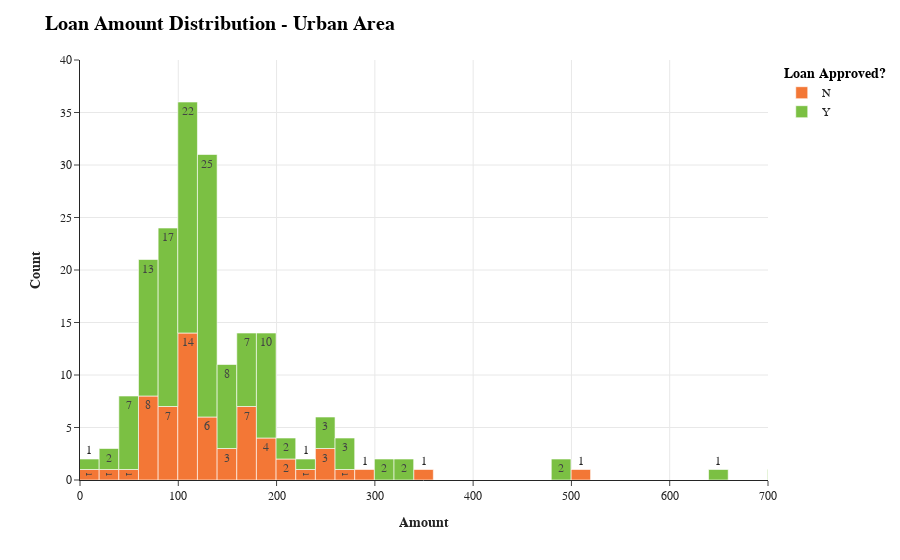
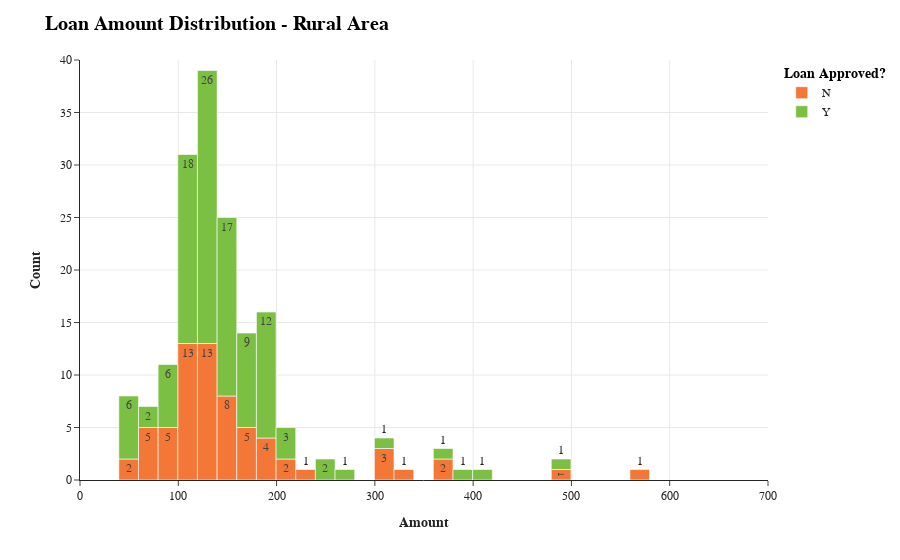

These figures' notebook cell, in order:
### Code cell
for area in ['Urban','Rural','Semiurban'] :
  bins=50
  if area == 'Urban':
    bins=40

  print('\n\n')
  fig=px.histogram(df_loan_data[df_loan_data['Property_Area']==area].sort_values('Loan_Status', ascending=True),
                   x='LoanAmount' , color='Loan_Status', nbins=bins, text_auto=True, 
                   template='simple_white', color_discrete_map ={'Y':'#7bc043', 'N':'#f37736'}) 
  fig.update_layout(bargap=0)
  fig.update_layout(yaxis_range=[0,40])
  fig.update_layout(xaxis_range=[0,700])


  fig.update_yaxes(showgrid=True)
  fig.update_xaxes(showgrid=True) 

  fig.update_layout(
      title=f'<b>Loan Amount Distribution - {area} Area</b>',
      font_family="Times New Roman",
      title_font_family="Times New Roman",
      title_font_color="#000000",
      title_font_size=20,
      xaxis_title="<b>Amount</b>",
      yaxis_title="<b>Count</b>",
      legend_title='<b>Loan Approved?</b>',
      legend_title_font_color='#000000',
      plot_bgcolor = '#ffffff'
  )
  fig.show()

### Figure 1 — Plotly figure (JSON) as saved in the notebook; plotly's stock layout.template omitted (floating-point values rounded to 4 significant figures; data arrays with more than 128 entries replaced by an {"elided": "..."} marker saying what was removed)
{"data": [{"alignmentgroup": "True", "bingroup": "x", "hovertemplate": "Loan_Status=N<br>LoanAmount=%{x}<br>count=%{y}<extra></extra>", "legendgroup": "N", "marker": {"color": "#f37736", "pattern": {"shape": ""}}, "name": "N", "nbinsx": 40, "offsetgroup": "N", "orientation": "v", "showlegend": true, "texttemplate": "%{value}", "type": "histogram", "x": [160, 173, 216, 138, 70, 110, 192, null, null, 500, 75, 94, 167, 110, 176, 113, 100, 187, 120, null, 45, null, 83, 60, 160, 180, 102, 96, 138, 275, 160, 239, 244, 80, 110, 140, 255, 126, 71, 201, 165, 76, null, 104, 104, 9, 35, 71, 90, 74, 104, 67, 100, 113, 258, 143, 181, 100, null, 158, 120, 134, 286, 111, 350, 110, null, 80, 93], "xaxis": "x", "yaxis": "y"}, {"alignmentgroup": "True", "bingroup": "x", "hovertemplate": "Loan_Status=Y<br>LoanAmount=%{x}<br>count=%{y}<extra></extra>", "legendgroup": "Y", "marker": {"color": "#7bc043", "pattern": {"shape": ""}}, "name": "Y", "nbinsx": 40, "offsetgroup": "Y", "orientation": "v", "showlegend": true, "texttemplate": "%{value}", "type": "histogram", "x": {"elided": "133 int values"}, "xaxis": "x", "yaxis": "y"}], "layout": {"autosize": true, "bargap": 0, "barmode": "relative", "font": {"family": "Times New Roman"}, "legend": {"title": {"font": {"color": "#000000"}, "text": "<b>Loan Approved?</b>"}, "tracegroupgap": 0}, "margin": {"t": 60}, "plot_bgcolor": "#ffffff", "title": {"font": {"color": "#000000", "family": "Times New Roman", "size": 20}, "text": "<b>Loan Amount Distribution - Urban Area</b>"}, "xaxis": {"anchor": "y", "domain": [0, 1], "range": [0, 700], "showgrid": true, "title": {"text": "<b>Amount</b>"}, "type": "linear"}, "yaxis": {"anchor": "x", "domain": [0, 1], "range": [0, 40], "showgrid": true, "title": {"text": "<b>Count</b>"}}}}

### Figure 2 — Plotly figure (JSON) as saved in the notebook; plotly's stock layout.template omitted (floating-point values rounded to 4 significant figures)
{"data": [{"alignmentgroup": "True", "bingroup": "x", "hovertemplate": "Loan_Status=N<br>LoanAmount=%{x}<br>count=%{y}<extra></extra>", "legendgroup": "N", "marker": {"color": "#f37736", "pattern": {"shape": ""}}, "name": "N", "nbinsx": 50, "offsetgroup": "N", "orientation": "v", "showlegend": true, "texttemplate": "%{value}", "type": "histogram", "x": [128, 360, 194, 65, 570, 124, 133, 105, 308, 46, 173, 376, 155, 159, 480, 151, null, 135, 304, 115, 218, 81, 105, 55, 187, 172, 146, 61, 123, 132, null, 66, 110, 170, 95, 100, 138, 209, 119, 80, 113, 149, 125, 150, 311, 135, 152, 118, 175, 225, 152, 67, 66, 112, 120, null, 165, 135, 182, 84, 81, 129, 106, 112, 133, 185, 114, 320, 113], "xaxis": "x", "yaxis": "y"}, {"alignmentgroup": "True", "bingroup": "x", "hovertemplate": "Loan_Status=Y<br>LoanAmount=%{x}<br>count=%{y}<extra></extra>", "legendgroup": "Y", "marker": {"color": "#7bc043", "pattern": {"shape": ""}}, "name": "Y", "nbinsx": 50, "offsetgroup": "Y", "orientation": "v", "showlegend": true, "texttemplate": "%{value}", "type": "histogram", "x": [93, 110, 370, 138, 131, 180, 175, 130, 150, 154, 110, 162, null, 140, 107, 136, 90, 113, 153, 55, 113, 108, 157, 172, 155, 180, 110, 142, 107, 120, 211, null, 110, 145, 155, 157, 126, 216, 400, 480, 100, 185, 243, 180, 194, 150, 138, 121, 56, 185, 58, 135, 140, 132, 168, 139, 187, 120, 89, 188, 124, 144, 126, 151, 120, 120, 187, 255, 104, 108, 120, 112, 170, 120, 42, 200, 48, 87, null, 300, 130, 112, 110, 152, 66, 160, 120, 109, 275, 185, 125, 130, 380, 132, 158, 141, 165, 129, 95, 95, 187, 71, 125, 116, 176, 160, 130, 101, 182, 40], "xaxis": "x", "yaxis": "y"}], "layout": {"autosize": true, "bargap": 0, "barmode": "relative", "font": {"family": "Times New Roman"}, "legend": {"title": {"font": {"color": "#000000"}, "text": "<b>Loan Approved?</b>"}, "tracegroupgap": 0}, "margin": {"t": 60}, "plot_bgcolor": "#ffffff", "title": {"font": {"color": "#000000", "family": "Times New Roman", "size": 20}, "text": "<b>Loan Amount Distribution - Rural Area</b>"}, "xaxis": {"anchor": "y", "domain": [0, 1], "range": [0, 700], "showgrid": true, "title": {"text": "<b>Amount</b>"}, "type": "linear"}, "yaxis": {"anchor": "x", "domain": [0, 1], "range": [0, 40], "showgrid": true, "title": {"text": "<b>Count</b>"}}}}
